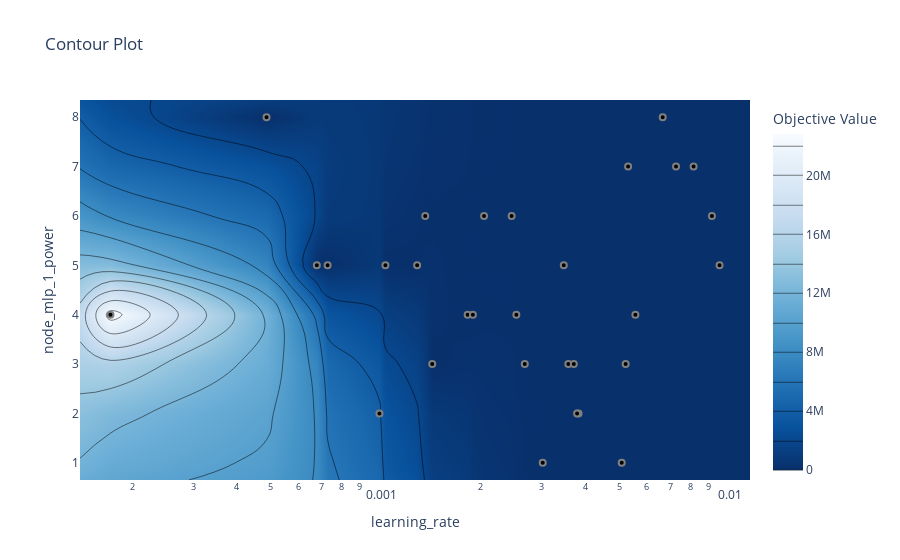

The code cell stored with this chart in its notebook:
### Code cell
# plot the estimated accuracy surface over hyperparameters:
fig = optuna.visualization.plot_contour(study4, params=['learning_rate', 'node_mlp_1_power'])
fig.show()

### Figure 1 — Plotly figure (JSON) as saved in the notebook; plotly's stock layout.template omitted (floating-point values rounded to 4 significant figures; data arrays with more than 128 entries replaced by an {"elided": "..."} marker saying what was removed)
{"data": [{"colorbar": {"title": {"text": "Objective Value"}}, "colorscale": [[0, "rgb(247,251,255)"], [0.125, "rgb(222,235,247)"], [0.25, "rgb(198,219,239)"], [0.375, "rgb(158,202,225)"], [0.5, "rgb(107,174,214)"], [0.625, "rgb(66,146,198)"], [0.75, "rgb(33,113,181)"], [0.875, "rgb(8,81,156)"], [1, "rgb(8,48,107)"]], "connectgaps": true, "contours": {"coloring": "heatmap"}, "hoverinfo": "none", "line": {"smoothing": 1.3}, "reversescale": true, "type": "contour", "x": [0.0001418, 0.0001734, 0.0004863, 0.0006782, 0.0007282, 0.001026, 0.001067, 0.001316, 0.001388, 0.001454, 0.001837, 0.001902, 0.002047, 0.002457, 0.002534, 0.002679, 0.003017, 0.003467, 0.003573, 0.003705, 0.003786, 0.003822, 0.005085, 0.005219, 0.005304, 0.005566, 0.006666, 0.00728, 0.008176, 0.009229, 0.009706, 0.01187], "y": [0.65, 1, 2, 3, 4, 5, 6, 7, 8, 8.35], "z": {"elided": "10x32 float values"}}, {"marker": {"color": "black", "line": {"color": "Grey", "width": 2}}, "mode": "markers", "showlegend": false, "type": "scatter", "x": [0.003467, 0.001067, 0.00728, 0.001837, 0.005304, 0.0001734, 0.008176, 0.001902, 0.0004863, 0.009229, 0.003017, 0.001026, 0.0006782, 0.003573, 0.003822, 0.003705, 0.002679, 0.005219, 0.002047, 0.005085, 0.009706, 0.001316, 0.001388, 0.002534, 0.0007282, 0.003786, 0.001454, 0.002457, 0.005566, 0.006666], "y": [5, 5, 7, 4, 7, 4, 7, 4, 8, 6, 1, 2, 5, 3, 2, 3, 3, 3, 6, 1, 5, 5, 6, 4, 5, 2, 3, 6, 4, 8]}], "layout": {"title": {"text": "Contour Plot"}, "xaxis": {"range": [-3.848, -1.926], "title": {"text": "learning_rate"}, "type": "log"}, "yaxis": {"range": [0.65, 8.35], "title": {"text": "node_mlp_1_power"}}}}
